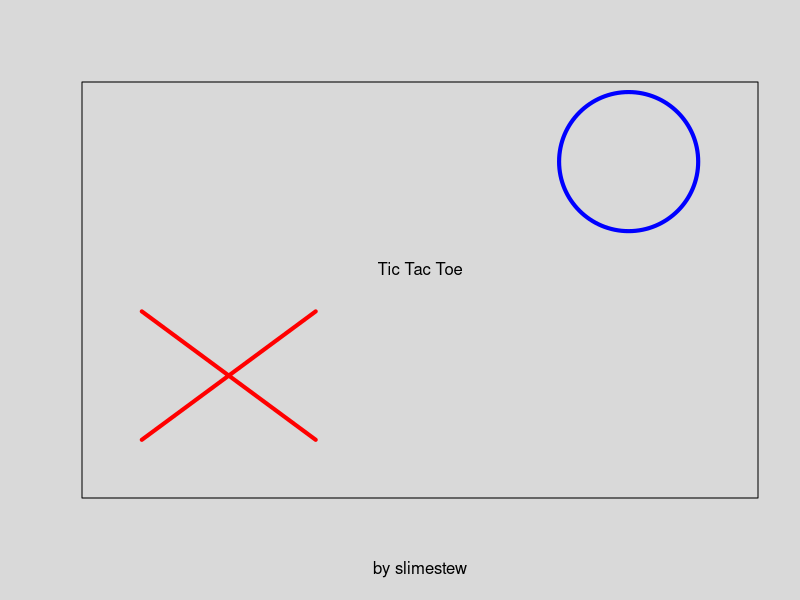

The R script that drew this image: (Note: this script raises an error after producing the figure.)
par(bg = "gray85")
boards <- array(0, dim = c(10, 3, 3))
sub <- 0
turn <- 1
menu <- 0
click <- list(x = 3, y = 3)
textboxes <- c(0,0)
options <- c(FALSE, 0, FALSE)
# Classic or Advanced
#   In Advanced, you can place an X, O, or Microboard in a square
#   If a microboard is 
# Colors: Red/Blue Orange/Cyan Purple/Yellow green/pink
# Computer or Human
btnColorsb <- c("red","orange", "purple", "green")
btnColorsf <- c("blue","cyan", "yellow", "pink2")

checkwin <- function(){
  if(any(apply(boards[1,,], 1, function(r) (all(r==r[1]) && r[1]>0)))) #vertical
    return(TRUE)
  if(any(apply(boards[1,,], 2, function(r) (all(r==r[1]) && r[1]>0)))) #horizontal
    return(TRUE)
  if(boards[1,1,1] == boards[1,2,2] && boards[1,1,1] == boards[1,3,3] && boards[1,1,1] > 0) #primary diagonal
    return(TRUE)
  if(boards[1,1,3] == boards[1,2,2] && boards[1,1,3] == boards[1,3,1] && boards[1,1,3] > 0) #secondary diagonal
    return(TRUE)
  return(FALSE)
}

getPiece <- function(sub){
  #draw big gray box
  #draw 
  if(sub>0)
    return(1)
  return(-1)
}

#menu
plot(0, 0, type = "n", xlim = c(0, 9), ylim = c(0, 9), col="white", xlab = "by slimestew", ylab = "", axes = FALSE, frame.plot = TRUE)
lines(c(0.5,3,1.75,0.5,3), c(1,4,2.5,4,1), lwd=4, col="red")
symbols(7.5, 7.5, circles = 1, add = TRUE, bg = "transparent", fg="blue", inches = FALSE, lwd=4)
text(4.5,5, "Tic Tac Toe")

while((floor(click$y) < 5 || floor(click$y) > 8) || menu < 2){
  click <- locator(1)
  plot(0, 0, type = "n", xlim = c(0, 9), ylim = c(0, 9), xlab = "", ylab = "", axes = FALSE, frame.plot = FALSE)
  
  if((floor(click$x) > 1 && floor(click$x) < 7) && menu > 0){
    if(floor(click$y) == 3)
      options[1] <- !options[1]
    if(floor(click$y) == 2)
      options[2] <- (options[2]+1) %% 4
  }
  
  rect(1, 5, 7, 6, col = "white", border = "black")
  rect(1, 3, 7, 4, col = ifelse(options[1], "green", "red"), border = "black")
  rect(1, 2, 7, 3, col = btnColorsb[options[2]+1], border = "black")
  text(4,8, "Tic-Tac-Toe")
  text(4,3.5, "Advanced")
  text(4,2.5, "Colors", col=btnColorsf[options[2]+1])
  text(4,5.5, "Start")
  
  menu <- min(menu + 1,2)
}
plot(0, 0, type = "n", xlim = c(0, 3), ylim = c(0, 3), col="white", xlab = "", ylab = "", axes = FALSE, frame.plot = TRUE)
menu <- 0

#game loop
while(!checkwin() && any(board == 0)) {
  
  if(floor(click$x)<3 && floor(click$x)>-1){
    if(floor(click$y)<3 && floor(click$y)>-1){
      if(boards[1, floor(click$x)+1, floor(click$y)+1] == 0){
        if(options[1]){ #advanced
          if(boards[1, floor(click$x)+1, floor(click$y)+1] == -1 && sub == 0){ #enter subboard
            sub <- floor(click$x)+1 + (3*(floor(click$y)+1))
          } else {
            boards[sub, floor(click$x)+1, floor(click$y)+1] <- getPiece(sub) #get piece
            
            if(boards[1, floor(click$x)+1, floor(click$y)+1] != -1){
              turn <- 3 - turn #end turn
            } else {
              sub <- floor(click$x)+1 + (3*(floor(click$y)+1)) * -1 #enter subboard and place second symbol
            }
            
          }
        } else {
          boards[1, floor(click$x)+1, floor(click$y)+1] <- turn
          turn <- 3 - turn
        }
      }
    }
  }
  
  #draw board
  if(sub > 0){
    plot(0, 0, type = "n", xlim = c(0, 3), ylim = c(0, 3), xlab = paste("Player ", turn, "'s turn, Board", sub, sep=""), ylab = "Back", axes = FALSE, frame.plot = FALSE)
  } else {
    plot(0, 0, type = "n", xlim = c(0, 3), ylim = c(0, 3), xlab = paste("Player ", turn, "'s turn", sep=""), ylab = "", axes = FALSE, frame.plot = FALSE)
  }
  
  for(i in 1:2){
    lines(c(i,i),c(0,3), lwd=4)
    lines(c(0,3),c(i,i), lwd=4)
  }
  
  for(i in 1:3)
    for(j in 1:3)
      if(boards[1,i,j] == 1){
        lines(c(i-0.8,i-0.2),c(j-0.8,j-0.2), col= btnColorsb[options[1]+1], lwd=4)
        lines(c(i-0.8,i-0.2),c(j-0.2,j-0.8), col= btnColorsb[options[1]+1], lwd=4)
      } else if(boards[1,i,j] == 2){
        symbols(i-0.5, j-0.5, circles = 0.25, add = TRUE, bg = "transparent", fg=btnColorsf[options[1]+1], inches = FALSE, lwd=4)
      } else if(boards[1,i,j] == -1){
        lines(c(i-0.4,i-0.4),c(j-0.8,j-0.2), col="gray20", lwd=4)
        lines(c(i-0.6,i-0.6),c(j-0.2,j-0.8), col="gray20", lwd=4)
        lines(c(i-0.2,i-0.8),c(j-0.4,j-0.4), col="gray20", lwd=4)
        lines(c(i-0.2,i-0.8),c(j-0.6,j-0.6), col="gray20", lwd=4)
        #TODO: inner symbols
      }
  
  menu <- 1
  
  click <- locator(1)
}
